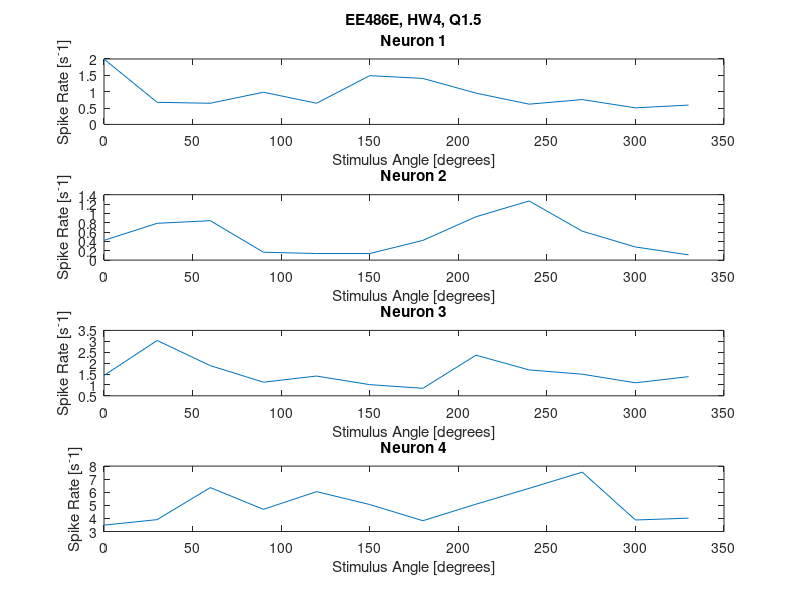
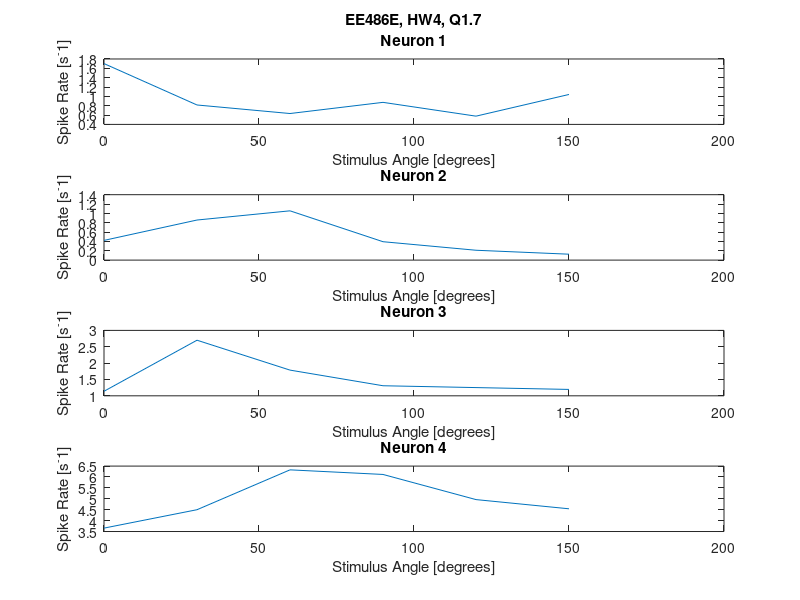
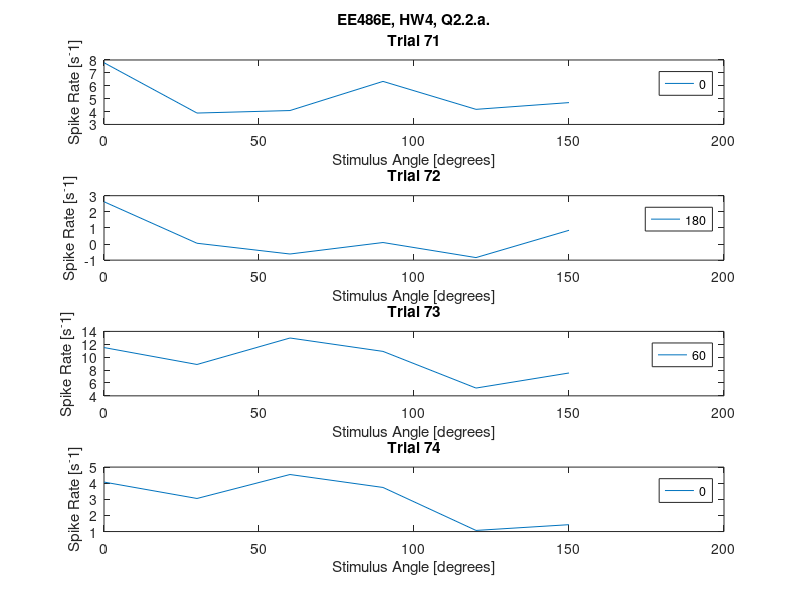

MATLAB code for these plots, in order:
close all; clear all; clc;
load('mouseV1.mat');

%% 1.1. 12
orderedStim = unique(stimuli(:,2));
noStimuli = length(orderedStim);

%% 1.2. Yes. 30 degree increments

%% 1.3. 10 trials for each grating angle.

trials = hist(stimuli, orderedStim);
trials = trials(:,2);

%% 1.4. 3.5557 seconds
times = stimuli(:,1);
timeTrial = diff(times);
trialAvg = mean(timeTrial) / 1000;

%% 1.5. 
times = transpose([transpose(times) (max(times) + trialAvg*1000)]);

array = [];
for i = 1:length(neurons)
    for j = 1:noStimuli
        hGram = histc(neurons{i}, times);
        sum1 = sum(hGram(stimuli(:,2) == orderedStim(j)));
        totalDur = (trialAvg * length(stimuli(stimuli(:,2) == orderedStim(j))));
        array(i, j) = sum1 / totalDur;
    end
end

%plot(orderedStim, array(1,:))
figure()
subplot(4, 1, 1)
    plot(orderedStim, array(1,:))
    title([{'EE486E, HW4, Q1.5'}, {'Neuron 1'}])
    ylabel('Spike Rate [s^-1]')
    xlabel('Stimulus Angle [degrees]')
subplot(4, 1, 2)
    plot(orderedStim, array(2,:))
    title('Neuron 2')
    ylabel('Spike Rate [s^-1]')
    xlabel('Stimulus Angle [degrees]')
subplot(4, 1, 3)
    plot(orderedStim, array(3,:))
    title('Neuron 3')
    ylabel('Spike Rate [s^-1]')
    xlabel('Stimulus Angle [degrees]')
subplot(4, 1, 4)
    plot(orderedStim, array(4,:))
    title('Neuron 4')
    ylabel('Spike Rate [s^-1]')
    xlabel('Stimulus Angle [degrees]')   
    
%% 1.6. The values are not exactly the same but the plots do suggest that 
%       there is a pattern every 180 degrees.

%% 1.7

secondArr = [];
for i = 1: length(neurons)
    for j = 1:(noStimuli/2)
        secondArr(i,j) = mean([array(i, j) array(i, j+6)]); 
    end
end
figure()
subplot(4, 1, 1)
    plot(orderedStim(1:6), secondArr(1,:))
    title([{'EE486E, HW4, Q1.7'}, {'Neuron 1'}])
    ylabel('Spike Rate [s^-1]')
    xlabel('Stimulus Angle [degrees]')
subplot(4, 1, 2)
    plot(orderedStim(1:6), secondArr(2,:))
    title('Neuron 2')
    ylabel('Spike Rate [s^-1]')
    xlabel('Stimulus Angle [degrees]')
subplot(4, 1, 3)
    plot(orderedStim(1:6), secondArr(3,:))
    title('Neuron 3')
    ylabel('Spike Rate [s^-1]')
    xlabel('Stimulus Angle [degrees]')
subplot(4, 1, 4)
    plot(orderedStim(1:6), secondArr(4,:))
    title('Neuron 4')
    ylabel('Spike Rate [s^-1]')
    xlabel('Stimulus Angle [degrees]') 
    
    
%% 2.1. 1.9486 spikes per second.
startTimes = stimuli(:,1);
gAngs = stimuli(:,2);
for i = 1:120
   if(gAngs(i) >= 180)
       gAngs(i) = gAngs(i) - 180;
   end
end
times = stimuli(:,1);
traintimes = times(1:71);
gAngs = gAngs(1:70);
ord_gAngs = unique(gAngs);
%times = transpose([transpose(times) (max(times) + trialAvg*1000)]);

array2 = [];
for i = 1:length(neurons)
    for j = 1:(noStimuli/2)
        hGram = histc(neurons{i}, traintimes);
        sum1 = sum(hGram(gAngs == ord_gAngs(j)));
        totalDur = (trialAvg * length(traintimes(gAngs == ord_gAngs(j))));
        array2(i, j) = sum1 / totalDur;
    end
end

%% 2.2.a.

times = stimuli(:,1);
times = transpose([transpose(times) (max(times) + trialAvg*1000)]);
testtimes = times(71:120);
gAngs = stimuli(71:120,2);

for i = 1:50
   if(gAngs(i) >= 180)
       gAngs(i) = gAngs(i) - 180;
   end
end

for i = 1:50
   for j = 1:length(neurons) 
        hGram = histc(neurons{j}, testtimes);
        num = hGram(i);
        den = trialAvg;
        S(i, j) = num/den;
   end
end

logLTest = S * log(array2);

figure()
subplot(4, 1, 1)
    plot(orderedStim(1:6), logLTest(1,:))
    title([{'EE486E, HW4, Q2.2.a.'}, {'Trial 71'}])
    legend('0')
    ylabel('Spike Rate [s^-1]')
    xlabel('Stimulus Angle [degrees]')
subplot(4, 1, 2)
    plot(orderedStim(1:6), logLTest(2,:))
    title('Trial 72')
    legend('180')
    ylabel('Spike Rate [s^-1]')
    xlabel('Stimulus Angle [degrees]')
subplot(4, 1, 3)
    plot(orderedStim(1:6), logLTest(3,:))
    title('Trial 73')
    legend('60')
    ylabel('Spike Rate [s^-1]')
    xlabel('Stimulus Angle [degrees]')
subplot(4, 1, 4)
    plot(orderedStim(1:6), logLTest(4,:))
    title('Trial 74')
    legend('0')
    ylabel('Spike Rate [s^-1]')
    xlabel('Stimulus Angle [degrees]') 
    
%% 2.2.b. The four likelihood functions seem to reflect the true stimulus 
%           decently well. Trial 74 was incorrect which could have been due
%           to noise.

%% 2.2.c. 40%
[Y, I] = max(transpose(logLTest));

pAng = (I-1)*30;
pAng = transpose(pAng);
counter = 0;
for i = 1:50
   if(pAng(i) == gAngs(i))
       counter = counter + 1;
   end
end

percent = counter / 50;

%% 2.2.d. MSE = 3816 degrees^2.


MSE = (1/length(pAng))*sum((gAngs-pAng).^2);

%% 2.3. I was able to decode the stimuli 40% of the time. With this being 
% biological system, I think this is a decent accuracy. Some ways I think
% would improve the algorithm's performance would be to take out the gray
% screen and see if there are other correlations besides the 180 degree 
% difference.